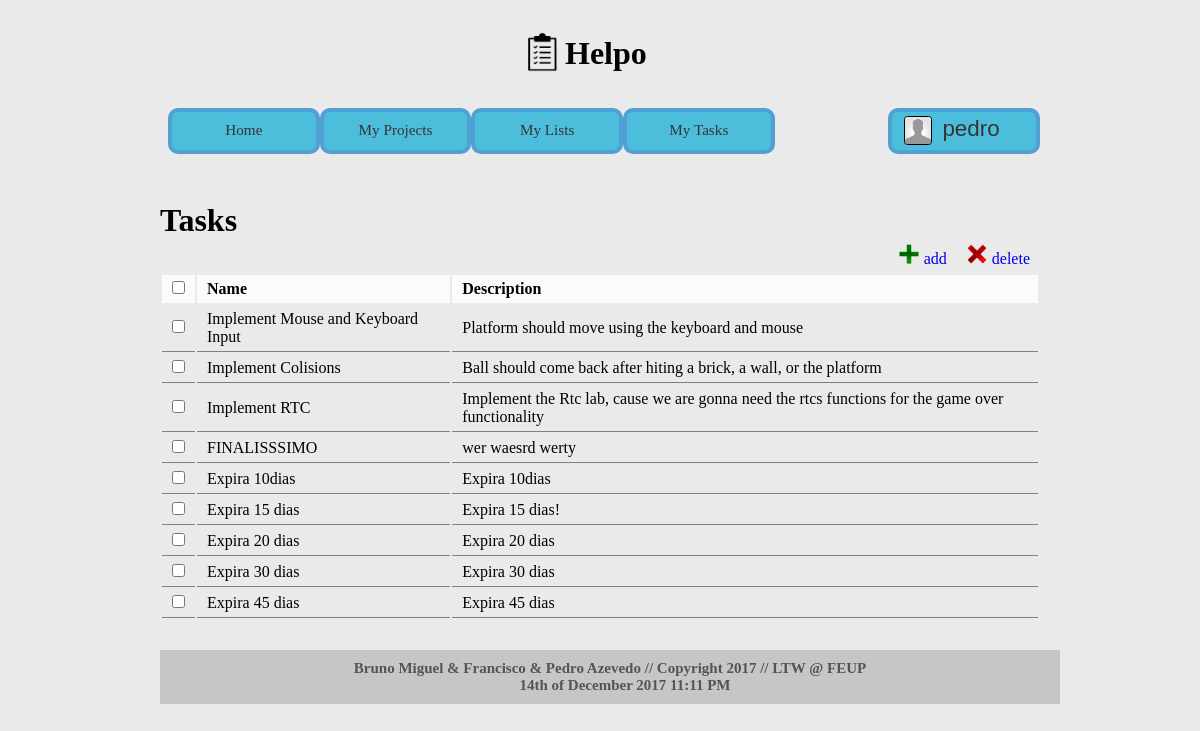
Page /tasks.php?id=2 (signed in) on the committed database.
### tables this page shows
CREATE TABLE taskLists (
  task_id INTEGER REFERENCES tasks,
  list_id INTEGER REFERENCES lists,
  
  PRIMARY KEY (task_id, list_id)
);

CREATE TABLE tasks (
	task_id 			INTEGER PRIMARY KEY AUTOINCREMENT,
	task_name 			VARCHAR(50) NOT NULL,
	task_description	VARCHAR(500),
	task_completed		INTEGER NOT NULL, /*0 not completed 1 completed (false,true)*/
	limit_day			INTEGER NOT NULL,
	limit_month			INTEGER NOT NULL,
	limit_year			INTEGER NOT NULL
);

### tasks.php (called while the page is built, shortened)
<?php
$task_section = "tasks";
include_once('./templates/html_header.php');
include_once('./templates/html_tasks.php');
include_once('./templates/html_footer.php');
?>

### database/db.php (called while the page is built, shortened)
<?php
    class Database {
        private $database;
        public function __construct($sqlite_file_path) {
            try {
                $this->base_path = $_SERVER['SERVER_NAME'] . $_SERVER['PHP_SELF'];
                $this->database = new PDO('sqlite:' . $sqlite_file_path);
                $this->database->setAttribute(PDO::ATTR_ERRMODE, PDO::ERRMODE_EXCEPTION);
            }
            catch (PDOException $e) {
                echo 'Connection to database failed: ' . $e->getMessage();
            }
        }
		public function getTaskFromTaskId($task_id)
        {
            $statement = $this->database->prepare('SELECT * FROM tasks WHERE task_id= ?');
            $statement->execute(array($task_id));
            return $statement->fetch();
        }
        public function getTasksListsFromListsId($list_id)
        {
            $stmt = $this->database->prepare('SELECT * FROM taskLists WHERE list_id = ?');
            $stmt->execute(array($list_id));
            return $stmt->fetchAll();
        }
    }
?>

### templates/html_tasks.php (the view, shortened to what this page needs)
<?
include_once('./database/db.php');
$db = new Database('./database/helpo.db');
$taskLists = $db->getTasksListsFromListsId($_GET['id']);
?>
<div id="tasks">
<h1>Tasks</h1>
<div id="taskscontent">
    <a href="#"><div class="button" id="delete"><img src="./images/delete-icon.png"/>delete</div></a>
    <a href="#"><div class="button" id="add"><img src="./images/add-icon.png"/>add</div></a>
<form>
  <table class="list taskslist" id="<? echo $task_section; ?>table">
    <tr>
      <td><input class="checkboxcontrol" type="checkbox"/></td>
      <td>Name</td>
	  <td>Description</td>
    </tr><?
    foreach ($taskLists as $taskList) {
	  $task = $db->getTaskFromTaskId($taskList['task_id']);
      echo '<tr>';
      echo '<td><input id="' . $taskList['task_id'] . '" type="checkbox"/></td>';
      echo '<td><a id="' . $task['task_name'] . '" >' . $task['task_name'] .'</a></td>';
	  echo '<td><a id="' . $task['task_description'] . '">' . $task['task_description'] .'</a></td>';
      echo '</tr>';
    }
?></table>
</form>
</div>
</div>

### css/profile_header.css (style rules this page uses)
* { margin: 0px; font-family: Trebuchet MS; }
body { margin: 2em 10em 3em 10em; background-color: #eaeaea; position: relative; }
.button img { height: 20px; margin-right: 5px; }
.button { float: right; padding: 0px 10px; padding-top: 5px; vertical-align: top; }
.list { width: 100%; float: left; margin-top: 5px; }
.list tr td { padding: 5px 10px; }
.list tr:first-child td { font-weight: bold; background-color: rgba(255, 255, 255, 0.8); }
.list tr:not(:first-child) td { border-bottom: 1px gray solid; }

### rows in the picture
tasklists: task.task_name "Implement Mouse and Keyboard Input", task.task_description "Platform should move using the keyboard and mouse"
tasklists: task.task_name "Implement Colisions", task.task_description "Ball should come back after hiting a brick, a wall, or the platform"
tasklists: task.task_name "Implement RTC", task.task_description "Implement the Rtc lab, cause we are gonna need the rtcs functions for the game over functionality"
tasklists: task.task_name "FINALISSSIMO", task.task_description "wer waesrd werty"
tasklists: task.task_name "Expira 10dias", task.task_description "Expira 10dias"
tasklists: task.task_name "Expira 15 dias", task.task_description "Expira 15 dias!"
tasklists: task.task_name "Expira 20 dias", task.task_description "Expira 20 dias"
tasklists: task.task_name "Expira 30 dias", task.task_description "Expira 30 dias"
tasklists: task.task_name "Expira 45 dias", task.task_description "Expira 45 dias"

### other values in the picture
$_SESSION['username'] "pedro"
